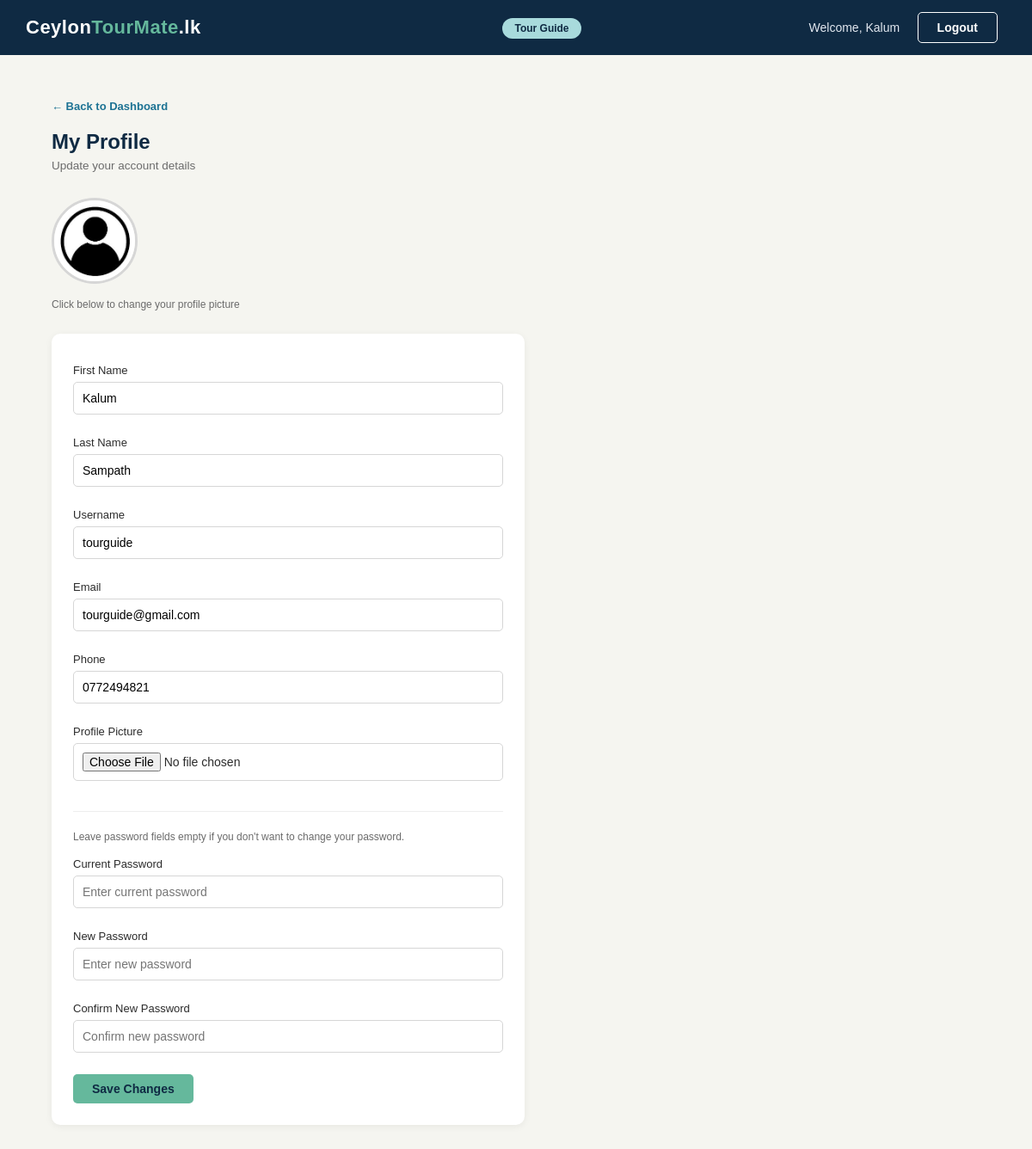
The app's page /tourguideeditprofile.php (signed in) with its own data.
### tables this page shows
CREATE TABLE `users` (
  `id` int(11) NOT NULL,
  `firstname` varchar(50) DEFAULT NULL,
  `lastname` varchar(50) DEFAULT NULL,
  `username` varchar(50) DEFAULT NULL,
  `email` varchar(100) DEFAULT NULL,
  `password` varchar(255) DEFAULT NULL,
  `phone` varchar(15) DEFAULT NULL,
  `profile_pic` varchar(255) DEFAULT 'default.png',
  `role` enum('tourist','tour_guide','shop_owner','hotel_owner','experience_provider','admin') DEFAULT NULL,
  `is_suspended` tinyint(4) DEFAULT 0,
  `is_approved` tinyint(4) DEFAULT 0,
  `security_question` varchar(255) DEFAULT NULL,
  `security_answer` varchar(255) DEFAULT NULL,
  `created_at` timestamp NOT NULL DEFAULT current_timestamp()
);

### tourguideeditprofile.php (the view, shortened to what this page needs)
<?php
$conn   = DBconnection::getInstance()->getConnection();
$sql    = "SELECT * FROM users WHERE id = ?";
$stmt   = $conn->prepare($sql);
$stmt->bind_param("i", $_SESSION['user_id']);
$stmt->execute();
$user   = $stmt->get_result()->fetch_assoc();
?>
<!DOCTYPE html>
<html lang="en">
<head>
    <link rel="stylesheet" type="text/css" href="style.css">
</head>
<body>
<div class="navbar">
    <table>
        <tr>
            <td class="logo-cell">
                <a href="tourguidedashboard.php"><span class="logo-text">Ceylon<span>TourMate</span>.lk</span></a>
            </td>
            <td class="nav-links-cell">
                <span class="partner-badge tourguide-badge">Tour Guide</span>
            </td>
            <td class="nav-buttons-cell">
                <span class="admin-welcome">Welcome, <?php echo htmlspecialchars($_SESSION['firstname']); ?></span>
                <a href="logout.php"><button class="btn btn-login">Logout</button></a>
            </td>
        </tr>
    </table>
</div>
<div class="admin-section">
    <a href="tourguidedashboard.php" class="back-link">&larr; Back to Dashboard</a>
    <h2 class="admin-page-title">My Profile</h2>
    <p class="admin-page-subtitle">Update your account details</p>
    <div class="profile-pic-section">
        <img src="<?php echo $user['profile_pic']; ?>" alt="Profile Picture" class="profile-pic-preview" id="profilePicPreview">
        <p class="form-note">Click below to change your profile picture</p>
    </div>
    <div class="commission-form-card" style="max-width:550px;">
        <form name="tourguideeditprofileform" method="post" action="tourguideeditprofilebackend.php" enctype="multipart/form-data" onsubmit="return validateTourGuideEditProfile();">
            <label>First Name</label>
            <input type="text" name="firstname" placeholder="Enter first name" value="<?php echo $user['firstname']; ?>">
            <label>Last Name</label>
            <input type="text" name="lastname" placeholder="Enter last name" value="<?php echo $user['lastname']; ?>">
            <label>Username</label>
            <input type="text" name="username" placeholder="Enter username" value="<?php echo $user['username']; ?>">
            <label>Email</label>
            <input type="email" name="email" placeholder="Enter email" value="<?php echo $user['email']; ?>">
            <label>Phone</label>
            <input type="text" name="phone" placeholder="Enter phone number" value="<?php echo $user['phone']; ?>">
            <label>Profile Picture</label>
            <input type="file" name="profile_pic" accept="image/*" onchange="previewImage(this)">
            <hr style="border:none; border-top:1px solid #eee; margin:20px 0;">
            <p class="form-note" style="margin-bottom:15px;">Leave password fields empty if you don't want to change your password.</p>
            <label>Current Password</label>
            <input type="password" name="current_password" placeholder="Enter current password">
            <label>New Password</label>
            <input type="password" name="new_password" placeholder="Enter new password">
            <label>Confirm New Password</label>
            <input type="password" name="confirm_password" placeholder="Confirm new password">
            <button type="submit" class="btn btn-primary" style="margin-top:10px;">Save Changes</button>
        </form>
    </div>
</div>
</body>
</html>

### style.css (style rules this page uses)
* { margin: 0; padding: 0; box-sizing: border-box; }
body { font-family: Arial, Helvetica, sans-serif; background-color: #f5f5f0; color: #2b2b2b; }
a { text-decoration: none; color: inherit; }
.navbar { background-color: #0f2a43; width: 100%; }
.navbar table { width: 100%; border-collapse: collapse; }
.navbar td { padding: 14px 30px; vertical-align: middle; }
.logo-cell { width: 30%; }
.logo-text { color: #ffffff; font-size: 22px; font-weight: bold; letter-spacing: 0.5px; }
.logo-text span { color: #65b89c; }
.nav-links-cell { width: 45%; text-align: center; }
.nav-buttons-cell { width: 30%; text-align: right; }
.btn { display: inline-block; padding: 9px 22px; border-radius: 5px; font-size: 14px; font-weight: bold; cursor: pointer; border: none; }
.btn-login { background-color: transparent; color: #ffffff; border: 1px solid #ffffff; margin-right: 10px; }
.btn-primary { background-color: #65b89c; color: #0f2a43; margin-right: 12px; }
.admin-welcome { color: #e2e8f0; font-size: 14px; margin-right: 16px; }
.admin-section { padding: 50px 60px; max-width: 1300px; margin: 0 auto; }
.admin-page-title { font-size: 24px; color: #0f2a43; margin-bottom: 6px; }
.admin-page-subtitle { font-size: 13.5px; color: #6b6b6b; margin-bottom: 30px; }
.back-link { display: inline-block; font-size: 13px; color: #1c7293; font-weight: bold; margin-bottom: 20px; }
.commission-form-card { background-color: #ffffff; border-radius: 10px; padding: 25px; max-width: 450px; box-shadow: 0 2px 8px rgba(0, 0, 0, 0.06); }
.commission-form-card label { display: block; font-size: 13px; color: #2b2b2b; margin-bottom: 6px; }
.commission-form-card input { width: 100%; padding: 10px; border: 1px solid #d6d6d6; border-radius: 5px; font-size: 14px; margin-bottom: 15px; }
.form-note { font-size: 12px; color: #6b6b6b; margin-top: 15px; line-height: 1.5; }
.commission-form-card label { display: block; font-size: 13px; color: #2b2b2b; margin-bottom: 6px; margin-top: 10px; }
.profile-pic-section { margin-bottom: 25px; }
.profile-pic-preview { width: 100px; height: 100px; border-radius: 50%; object-fit: cover; border: 3px solid #d6d6d6; display: block; margin-bottom: 8px; }
.partner-badge { background-color: #f0c040; color: #0f2a43; font-size: 12px; font-weight: bold; padding: 5px 14px; border-radius: 20px; }
.tourguide-badge { background-color: #a8dadc; color: #0f2a43; }

### records on screen
users: profile_pic (placeholder picture), firstname "Kalum", lastname "Sampath", username "tourguide", email "tourguide@gmail.com", phone "0772494821"

### other values on screen
$_SESSION['firstname'] "Kalum"
